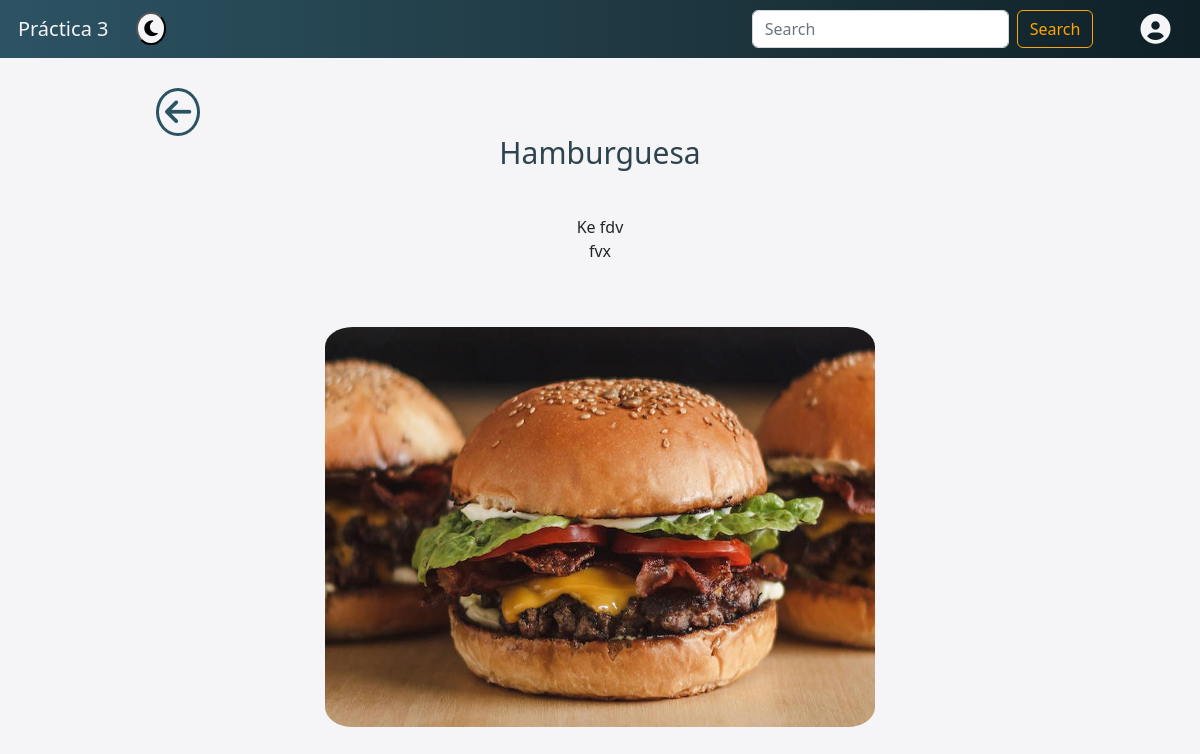
/recetas/60/, run on an earlier commit of the app's database.
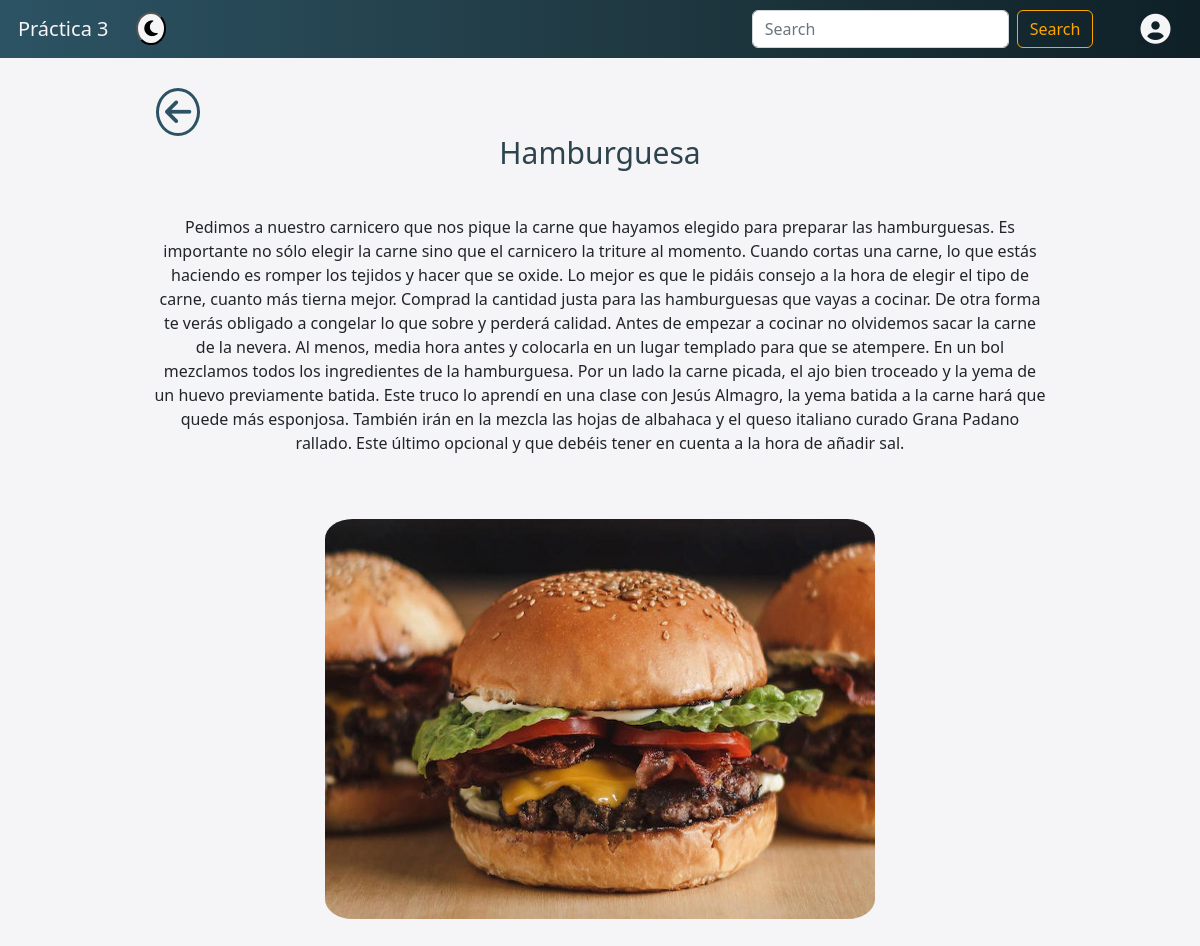
And on a later commit of the database.
### recetas/models.py (models this page shows, shortened)
class Receta(models.Model):
	nombre       = models.CharField(max_length=200, validators=[validate_mayus])
	preparación  = models.TextField(max_length=5000, validators=[validate_mayus])
	foto         = models.FileField(upload_to='media/fotos')

### recetas/views.py (the view)
# urls.py: path('recetas/<int:id>/', views.detalles, name='detalles'),
def detalles(request, id):
    receta = Receta.objects.get(id = id)
    return render(request, "detalles.html", {'receta': receta})

### recetas/templates/detalles.html (shortened to what this page needs)
{% extends 'base.html' %}
{% block contenido %}
    {% load static %}
    <link rel="stylesheet" href="{% static 'css/detalles.css' %}">
    <a class="fas fa-arrow-left" href="/"></a>
    <div class="div-detalles-comida" id="div-detalles-comida">
        <br><br><br>
        <p class="p-detalles-titulo">{{receta.nombre}}</p>
        <br>
        <p class="p-detalles-receta">{{receta.preparación|linebreaksbr}}</p>
        <br><br>
        <img src="/{{receta.foto}}" class="detalles-imagen">
        <br>
    </div>
{% endblock %}

### recetas/templates/base.html (shortened to what this page needs)
{% load static %}
<!DOCTYPE html>
<html lang="en">
<head>
	<link href="https://cdn.jsdelivr.net/npm/bootstrap@5.2.2/dist/css/bootstrap.min.css" rel="stylesheet">
	<link rel="stylesheet" href="{% static 'css/base.css' %}">
</head>
<body>
	<header>
		<nav class="navbar navbar-expand-lg bg-light" id="barra">
			<div class="container-fluid">
				<a class="navbar-brand" href="/">Práctica 3</a>
				<button class="switch" id="switch">
					<span><i class="fas fa-moon"></i></span>
				</button>
				<div class="collapse navbar-collapse" id="navbarSupportedContent">
					<form class="d-flex" role="search" method="GET" action="/">
						<input class="form-control me-2" type="search" placeholder="Search" aria-label="Search" name="searchInput">
						<button class="btn btn-outline-success" type="submit" id="boton-busqueda">Search</button>
					</form>
				</div>
				{% if user.is_authenticated %}
					<a class="nombre_usuario">{{ user.get_username }}</a>
					<a class="fas fa-sign-out-alt" href="{% url 'logout' %}?next={{ request.path }}"></a>
				{% else %}
					<a class="fas fa-user-circle" href="{% url 'login' %}?next={{ request.path }}"></a>
				{% endif %}
			</div>
		</nav>
	</header>
	<div class="container">
		{% block contenido %}
		{% endblock %}
	</div>
</body>
</html>

### recetas/static/css/base.css (style rules this page uses)
.navbar-brand { font-weight: 300; color: #f5f5f7; padding: 0.5%; }
.switch { font-size: 18px; border-radius: 100%; background-color: #f5f5f7; margin-left: 0.5%; }
.navbar.navbar-expand-lg.bg-light { background: #0F2027; background: -webkit-linear-gradient(to right, #2C5364, #203A43, #0F2027); background: linear-gradient(to right, #2C5364, #203A43, #0F2027); }
.btn.btn-outline-success { color: orange; border-color: orange; }
.fas.fa-user-circle { text-decoration: none; font-size: 30px; color: #f5f5f7; background-color: #0F2027; margin-left: 4%; margin-right: 1.5%; }
body { background-color: #f5f5f7; transition: .3s ease all; margin-bottom: 3%; }
.fas.fa-arrow-left { padding: 6px; position: absolute; margin-top: 2.5%; left: 13%; text-decoration: none; border: solid; border-radius: 100%; border-width: 3px; font-size: 30px; color: #2C5364; }

### recetas/static/css/detalles.css (style rules this page uses)
.div-detalles-comida { text-align: center; }
.p-detalles-titulo { text-align: center; color: #2d444e; font-weight: 500; font-size: 30px; }
.p-detalles-receta { font-size: 16px; margin-right: 10%; margin-left: 10%; }
.detalles-imagen { width: 550px; height: 400px; border-radius: 5%; margin-bottom: 5%; }

What changed in the data, as far as the page shows it:
changed Receta "Hamburguesa": preparación "Ke fdv fvx" → "Pedimos a nuestro carnicero que nos pique la carne que hayamos elegido para preparar las hamburguesas. Es importante no sólo elegir la carne sino que el carnicero la triture al momento. Cuando cortas una carne, lo que estás haciendo es romper los tejidos y hacer que se oxide. Lo mejor es que le pidáis consejo a la hora de elegir el tipo de carne, cuanto más tierna mejor. Comprad la cantidad justa para las hamburguesas que vayas a cocinar. De otra forma te verás obligado a congelar lo que sobre y perderá calidad. Antes de empezar a cocinar no olvidemos sacar la carne de la nevera. Al menos, media hora antes y colocarla en un lugar templado para que se atempere. En un bol mezclamos todos los…"
